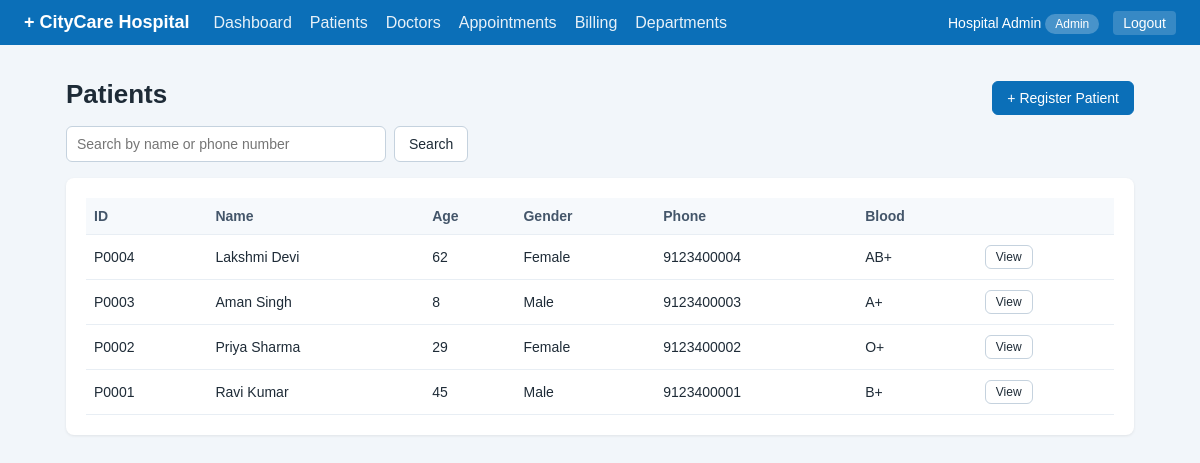
The app's page /patients (signed in) with its own data.
### tables this page shows
CREATE TABLE patients (
    id          INTEGER PRIMARY KEY AUTOINCREMENT,
    name        TEXT NOT NULL,
    age         INTEGER NOT NULL,
    gender      TEXT NOT NULL,
    phone       TEXT NOT NULL,
    blood_group TEXT,
    address     TEXT,
    created_at  TEXT NOT NULL DEFAULT (date('now'))
);

### app.py (the view)
@app.route("/patients")
@login_required()
def patients():
    q = request.args.get("q", "").strip()
    if q:
        like = f"%{q}%"
        rows = query("SELECT * FROM patients WHERE name LIKE ? OR phone LIKE ? ORDER BY id DESC",
                     (like, like))
    else:
        rows = query("SELECT * FROM patients ORDER BY id DESC")
    return render_template("patients.html", patients=rows, q=q)

### app.py (called while the page is built)
def get_db():
    if "db" not in g:
        g.db = sqlite3.connect(DATABASE)
        g.db.row_factory = sqlite3.Row
        g.db.execute("PRAGMA foreign_keys = ON")
    return g.db

def query(sql, args=(), one=False):
    rows = get_db().execute(sql, args).fetchall()
    if one:
        return rows[0] if rows else None
    return rows

def login_required(*roles):
    def decorator(f):
        @wraps(f)
        def wrapper(*args, **kwargs):
            if "user_id" not in session:
                return redirect(url_for("login"))
            if roles and session.get("role") not in roles:
                flash("You do not have permission to open that page.", "error")
                return redirect(url_for("dashboard"))
            return f(*args, **kwargs)
        return wrapper
    return decorator

@app.template_filter("pid")
def patient_code(value):
    return f"P{int(value):04d}"

@app.context_processor
def inject_today():
    return {"today": str(date.today())}

### templates/patients.html (shortened to what this page needs)
{% extends "base.html" %}
{% block content %}
<div class="row-between">
  <h1>Patients</h1>
  {% if session.role in ('admin', 'receptionist') %}
  <a class="btn primary" href="{{ url_for('patient_add') }}">+ Register Patient</a>{% endif %}
</div>
<form method="get" class="search">
  <input type="text" name="q" value="{{ q }}" placeholder="Search by name or phone number">
  <button class="btn" type="submit">Search</button>
</form>
<div class="card">
{% if patients %}
<table>
  <tr><th>ID</th><th>Name</th><th>Age</th><th>Gender</th><th>Phone</th><th>Blood</th><th></th></tr>
  {% for p in patients %}
  <tr>
    <td>{{ p.id|pid }}</td><td>{{ p.name }}</td><td>{{ p.age }}</td><td>{{ p.gender }}</td>
    <td>{{ p.phone }}</td><td>{{ p.blood_group or '-' }}</td>
    <td><a class="btn small" href="{{ url_for('patient_view', patient_id=p.id) }}">View</a></td>
  </tr>
  {% endfor %}
</table>
{% else %}<p class="muted">No patients found.</p>{% endif %}
</div>
{% endblock %}

### static/style.css (style rules this page uses)
* { box-sizing: border-box; }
body { margin: 0; font-family: Arial, Helvetica, sans-serif; background: #f2f6fa; color: #1e2b37; }
a { color: #0b6fb8; text-decoration: none; }
h1 { font-size: 26px; margin: 10px 0 16px; }
.card { background: #fff; border-radius: 8px; padding: 20px; margin-bottom: 20px; box-shadow: 0 1px 3px rgba(0,0,0,.08); }
.row-between { display: flex; justify-content: space-between; align-items: center; flex-wrap: wrap; gap: 10px; }
table { width: 100%; border-collapse: collapse; font-size: 14px; }
th, td { text-align: left; padding: 10px 8px; border-bottom: 1px solid #e8eef4; }
th { background: #f6f9fc; color: #44566a; }
.btn { display: inline-block; border: 1px solid #c5d2de; background: #fff; color: #1e2b37; padding: 8px 14px; border-radius: 6px; cursor: pointer; font-size: 14px; }
.btn.primary { background: #0b6fb8; border-color: #0b6fb8; color: #fff; }
.btn.small { padding: 4px 10px; font-size: 12px; }
input, select, textarea { width: 100%; padding: 9px 10px; border: 1px solid #c5d2de; border-radius: 6px; font-size: 14px; font-family: inherit; }
.search { display: flex; gap: 8px; margin-bottom: 16px; flex-wrap: wrap; }
.search input, .search select { width: auto; flex: 1; min-width: 160px; max-width: 320px; }

### records on screen
patients: id|pid "P0004", name "Lakshmi Devi", age "62", gender "Female", phone "9123400004", blood_group "AB+"
patients: id|pid "P0003", name "Aman Singh", age "8", gender "Male", phone "9123400003", blood_group "A+"
patients: id|pid "P0002", name "Priya Sharma", age "29", gender "Female", phone "9123400002", blood_group "O+"
patients: id|pid "P0001", name "Ravi Kumar", age "45", gender "Male", phone "9123400001", blood_group "B+"

### other values on screen
{{ session.name }} "Hospital Admin"
{{ session.role }} "Admin"
